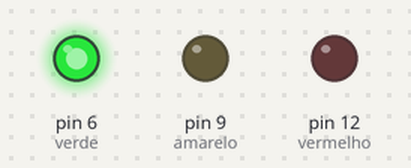
This sketch was run on a simulated Arduino Uno, built with avr-gcc and run on an emulated ATmega328P. On the bench: output pins drawn as LEDs (lit = HIGH).

Above: at 1.5 s.
At 3.05 s:
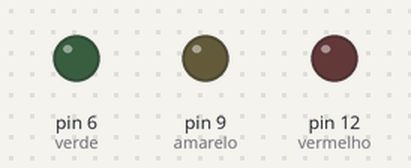
At 3.8 s:
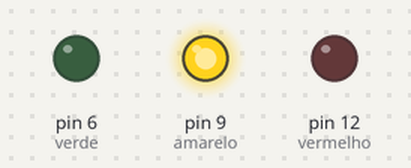
At 6.2 s:
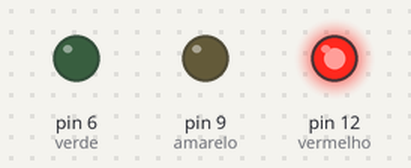
Timing chart, 0 to 10.1 s (numbered marks = the images above):
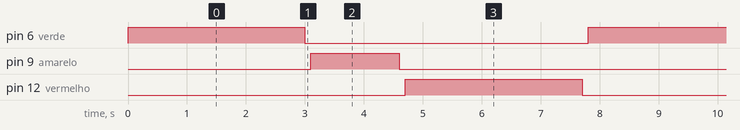

Measured:
- by itself, pin 6 (verde), pin 12 (vermelho): alternates HIGH for 3.0 s and LOW for 4.8 s
- by itself, pin 9 (amarelo): alternates HIGH for 1.5 s and LOW for 6.3 s
- by itself, everything shown: repeats every 7.8 s, in 6 steps

The sketch:

semaforo.ino
```cpp
const int verde = 6;
const int amarelo = 9;
const int vermelho = 12;

void setup() {
  pinMode(verde,OUTPUT);
  pinMode(amarelo,OUTPUT);
  pinMode(vermelho,OUTPUT);
}

void loop() {
    digitalWrite(verde, HIGH);
    delay(3000);
    digitalWrite(verde, LOW);
    delay(100);

    digitalWrite(amarelo, HIGH);
    delay(1500);
    digitalWrite(amarelo, LOW);
    delay(100);

    digitalWrite(vermelho, HIGH);
    delay(3000);
    digitalWrite(vermelho, LOW);
    delay(100);
}
```
